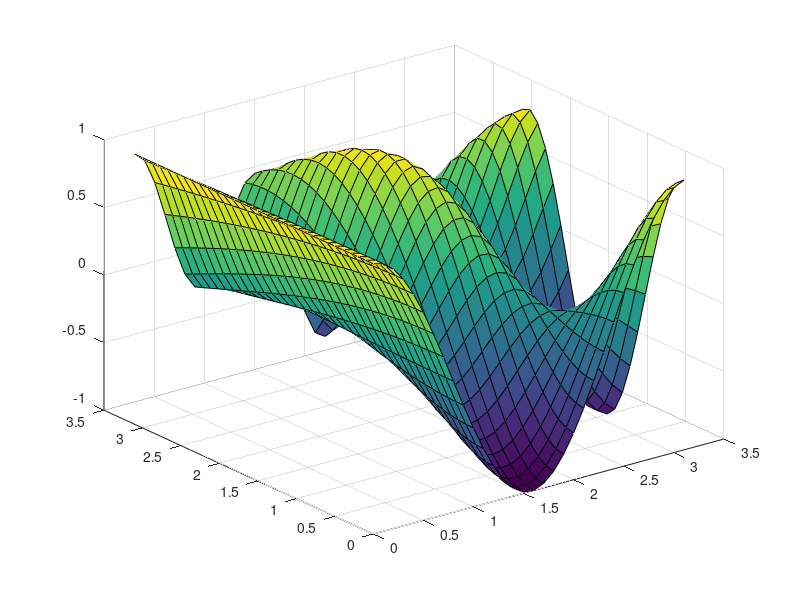
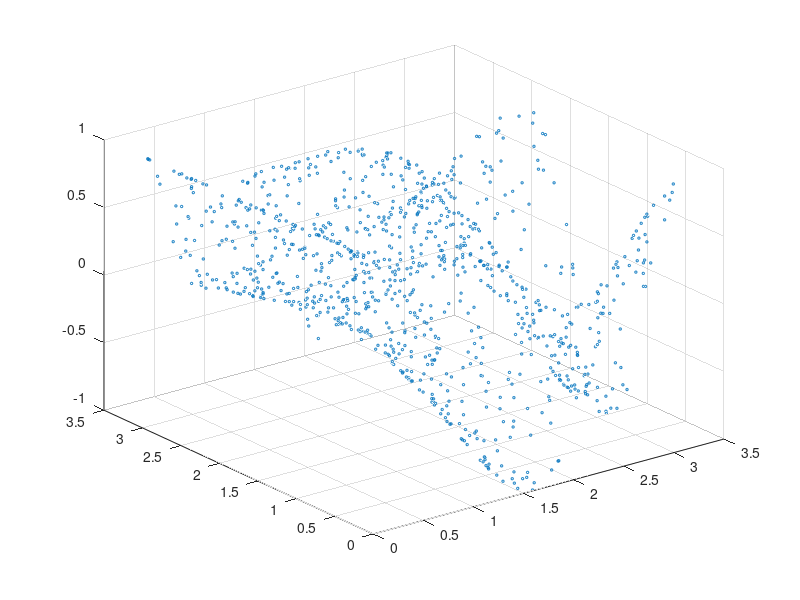

The MATLAB script that drew these images, in order: (Note: this script raises an error after producing the figures.)
clc
clear all
close all

[x1,x2] = meshgrid(0:0.1:pi);
y = cos(x1.*x2).*cos(2.*x1); 
surf(x1,x2,y);


I = 1000;
x3 = rand(I,1).*pi;
x4 = rand(I,1).*pi;
y2 = cos(x3.*x4).*cos(2.*x3);

figure;
scatter3(x3,x4,y2,3);

K = 30;
Tmin = 0;
Tmax = 100000;
eta = 0.01;

W = rand(K,3).*(10^-6);
V = rand(K + 1,1).*(10^-6);

while(Tmin < Tmax)
    
        sk = x3 * W(:,2)' + x4 * W(:,3)';
        sk = bsxfun(@plus,sk,W(:,1)');
        osk = (1./(1 + exp(-sk)));
        y3 = sum(osk * V(2:size(V))) + V(1);
       
        blad = y3 - y2(:);
        
        if blad ~= 0
            
            osk_prim = osk .* (1-osk);
            newW = osk .* osk_prim;
            newW = (newW' * blad * eta) .* V(2:size(V));
            W(:,1) = W(:,1) - newW;
            W(:,2) = W(:,2) - x3 * newW;
            W(:,3) = W(:,3) - x4 * newW;
            V = V - eta * blad * [1;osk];
        end
        
   Tmin = Tmin + 1;
   if(mod(Tmin,100) == 0)
       Tmin
   end
end

V
W

figure;
[x5,x6]=meshgrid(0:0.1:pi);
x5s1 = size(x5,1);
x5s2 = size(x5,2);
y4 = zeros(x5s1,x5s1);
for i=1:x5s1
    for j=1:x5s2
        sk=W(:,1)+W(:,2)*x5(i,j)+W(:,3)*x6(i,j);
        o_sk=(1./(1+exp(-sk)));
        y4(i,j)=V(1)+ sum(V(2:size(V)).* o_sk);
    end
end
surf(x5,x6,y4);

